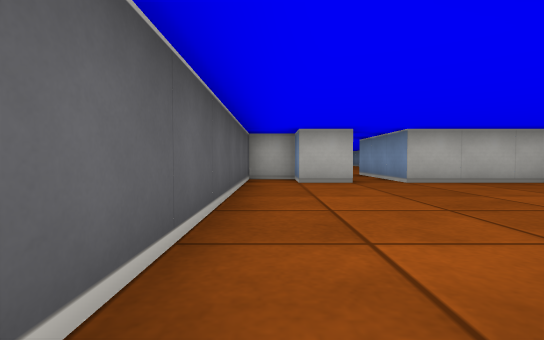
view 1 (above)

12 first-person views from a walk through a cub3D ray-caster map. The camera is about half as high as the walls, tilts 2° down and sees 85° across. The floor is counted in squares. Each view is taken from the middle of a square. On the plan, view 1 faces up. The plan holds only what a view shows up to about 9 squares ahead; the rest is blank.

view 2
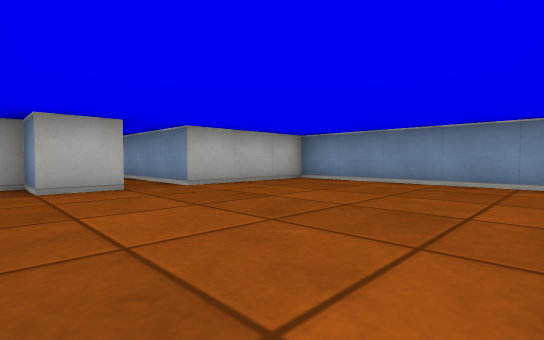

view 3
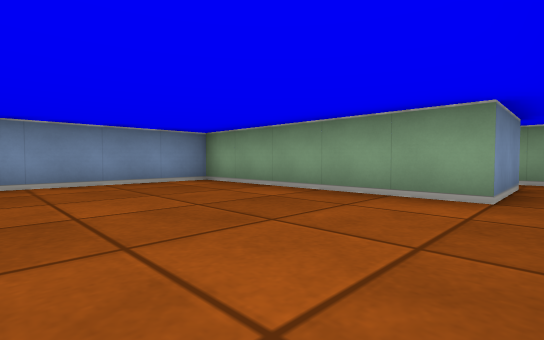

view 4
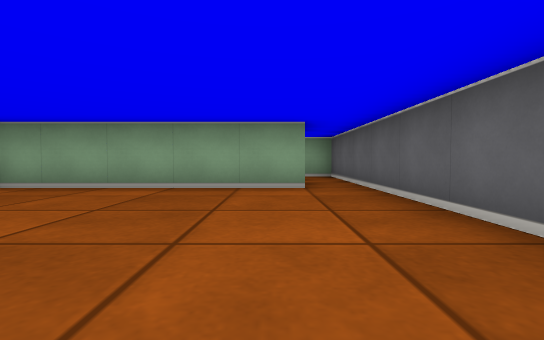

view 5
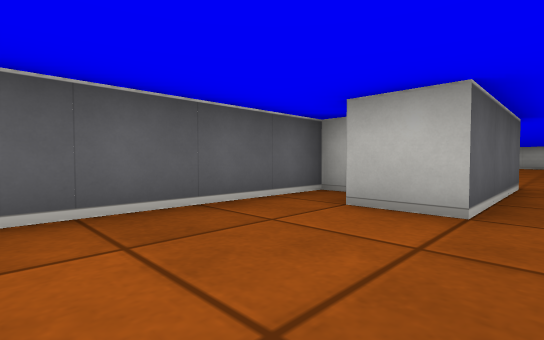

view 6
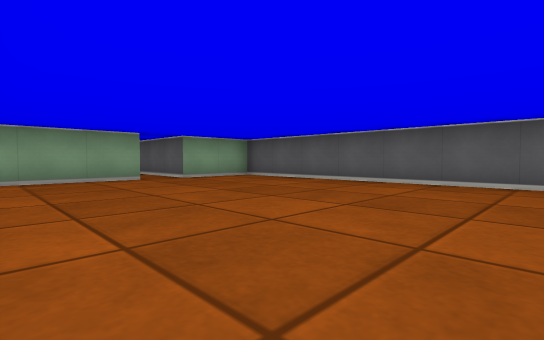

view 7
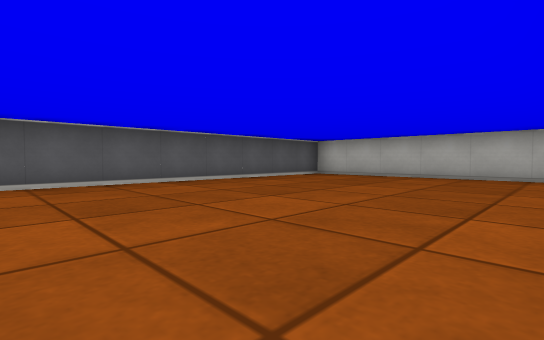

view 8
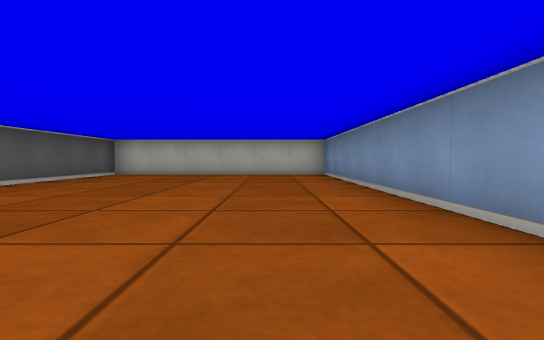

view 9
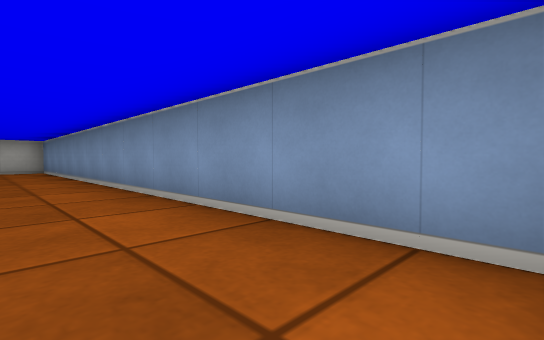

view 10
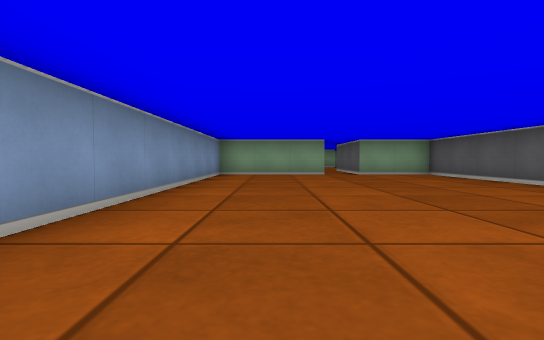

view 11
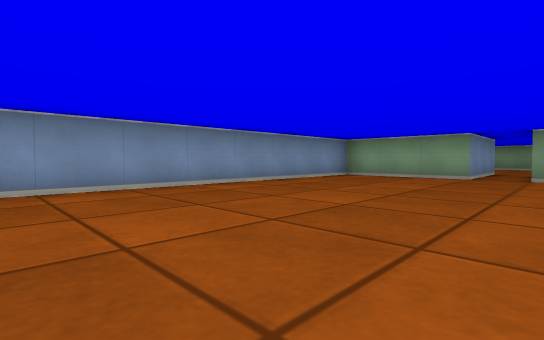

view 12
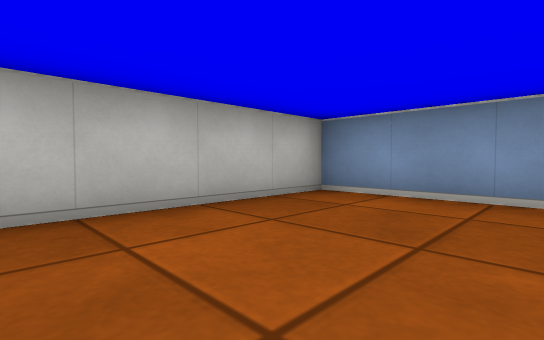

### Floor plan
Points are (right, up) in squares from view 1. A wall is a line through its corners. A room is listed if a view was taken in it or the views show most of it. See-through windows are left out.
Room 1 (view 1)
walls: (0.5, -1.5) (0.5, 0.5); (-0.5, 0.5) (-0.5, -2.5) (0.6, -2.5)
ways out: opening at (0, -0.5) to room 2
Room 2 (views 2, 3, 4, 5)
walls: (0.5, 0.5) (5.5, 0.5) (5.5, 5.5) (2.5, 5.5) (2.5, 8.5); (1.5, 8.5) (1.5, 5.5) (0.5, 5.5) (0.5, 6.5) (-0.5, 6.5) (-0.5, 0.5)
ways out: opening at (0, -0.5) to room 1; opening at (2, 8) to room 3
Room 3 (views 6, 7, 8, 9, 10, 11, 12)
walls: (2.5, 8.5) (5.5, 8.5) (5.5, 20.5) (-0.5, 20.5) (-0.5, 8.5) (1.5, 8.5)
ways out: opening at (2, 8) to room 2

Positions as (right, up) in squares from view 1, and headings:
1: (0, 0), facing up
2: (0, 1), facing up-right
3: (0, 4), facing down-right
4: (1, 5), facing down
5: (2, 3), facing up-left
6: (5, 15), facing down-left
7: (5, 13), facing up-left
8: (4, 12), facing up
9: (4, 9), facing up-right
10: (4, 17), facing down
11: (1, 16), facing down-right
12: (2, 18), facing up-right
